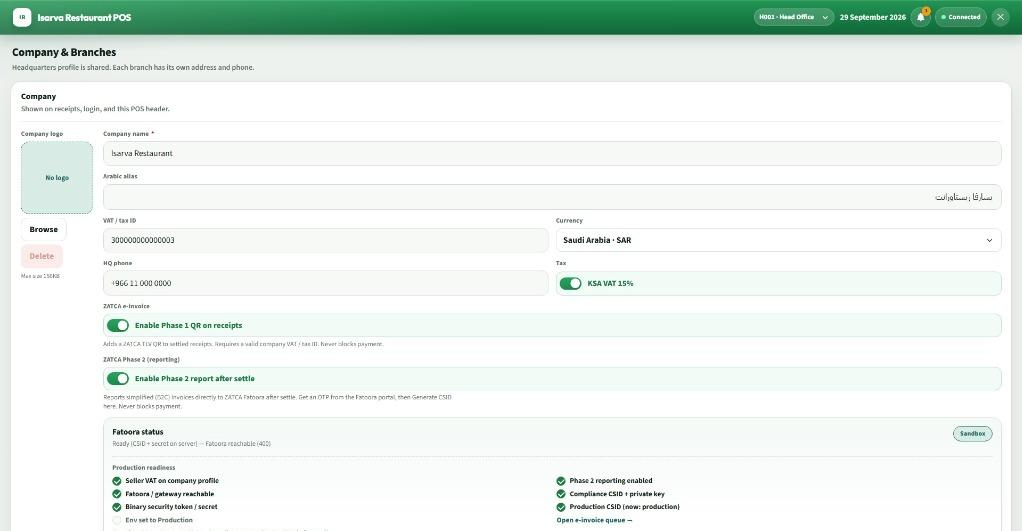
#> input picture scratch/crop_test.jpg, 1022 x 531 px
$ python -i composer.py   (imports and definitions only)
#> lines starting #> are read from the running program, lines starting #| are printed output that depends on the picture
"""
Slide Composer and Image Stitcher Engine
Executes in-memory fitting into PC hardware frames, typography layout, and resizing.
"""
import os
import io
from typing import List, Dict, Any, Optional, Tuple
from PIL import Image, ImageDraw, ImageFont
from .config import (
    SLIDE_WIDTH_PX, SLIDE_HEIGHT_PX,
    COLOR_BLUE, COLOR_GRAY, COLOR_DARK, COLOR_WHITE,
    PC_POS_X, PC_POS_Y,
    PC_SCREEN_X, PC_SCREEN_Y, PC_SCREEN_WIDTH, PC_SCREEN_HEIGHT,
    TEXT_COL_X, KICKER_Y, HEADING_Y, MAX_TEXT_WIDTH_PX,
    PC_FRAME_PATH, BG_CANVAS_PATH,
    FONT_REGULAR_PATH, FONT_SEMIBOLD_PATH
)

_cached_images = {}
_cached_fonts = {}

# [51 lines left out: functions get_cached_image, get_cached_font, clean_unicode_arrows, wrap_text, create_number_badge, not called in this run]

def fit_screen_into_pc_mockup(screen_img: Image.Image) -> Image.Image:
    frame = get_cached_image(PC_FRAME_PATH).copy()
    screen_rgba = screen_img.convert("RGBA") if screen_img.mode != "RGBA" else screen_img

    target_w = PC_SCREEN_WIDTH
    target_h = PC_SCREEN_HEIGHT

    fitted_screen = screen_rgba.resize((target_w, target_h), Image.Resampling.LANCZOS)
    frame.paste(fitted_screen, (PC_SCREEN_X, PC_SCREEN_Y))
    return frame

# [192 lines left out: functions compose_slide, compose_info_slide, resize_image, not called in this run]

>>> import cv2
>>> picture = cv2.imread('../../../scratch/crop_test.jpg', cv2.IMREAD_GRAYSCALE)
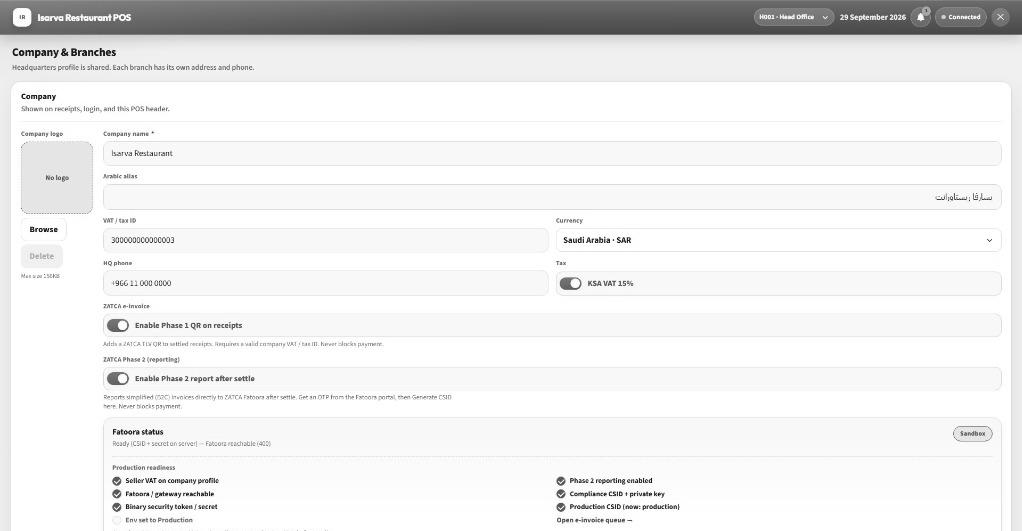
#> picture: shape (531, 1022); min 0, max 255, mean 237.3
#> (the run stopped early here; a loop or call above may not have finished)

$ run again, on scratch/catalog_main.jpg
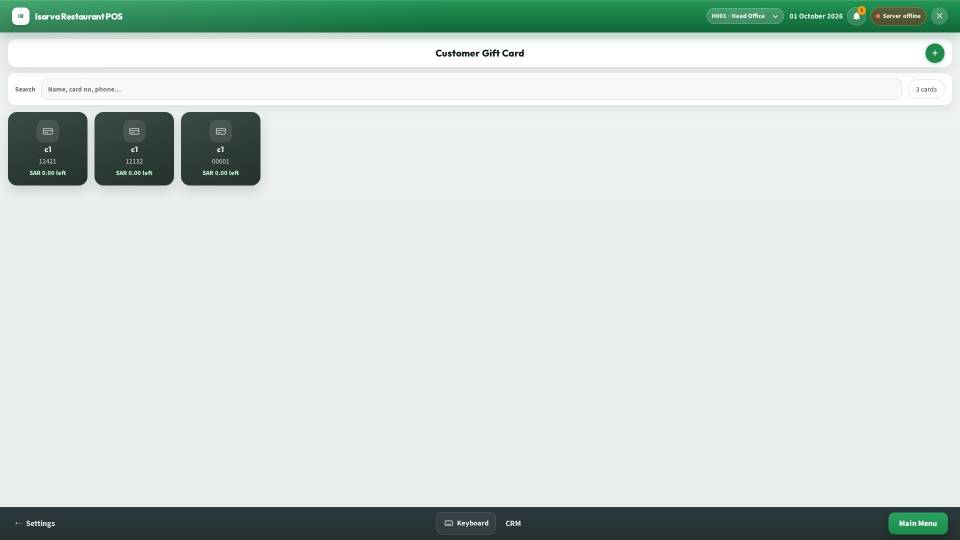
#> input picture scratch/catalog_main.jpg, 1920 x 1080 px (shown at 1/2 size)
#> `picture = cv2.imread('../../../scratch/crop_test.jpg', cv2.IMREAD_GRAY..`:
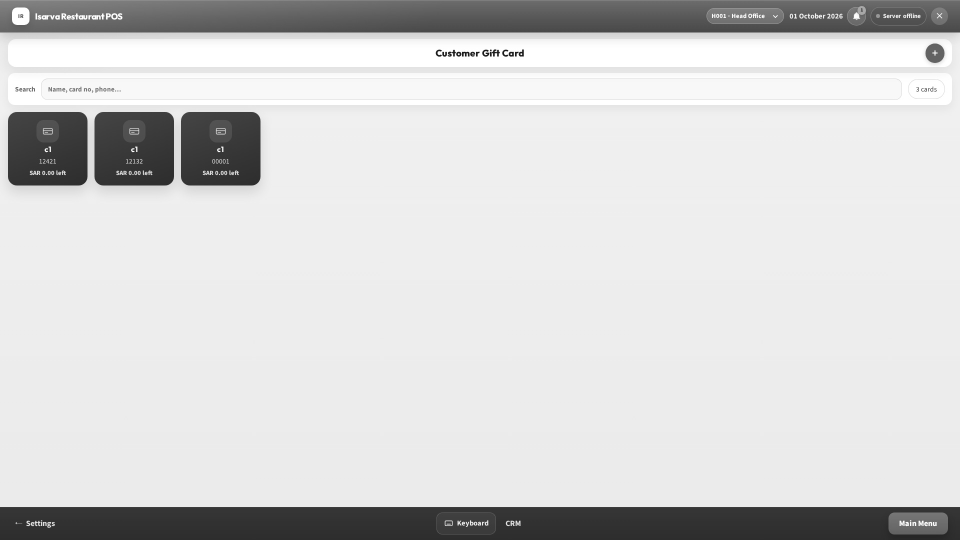
#> picture: shape (1080, 1920) (shown at 1/2 size); min 21, max 255, mean 212.5

$ run again, on scratch/crop_kot_row.jpg
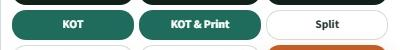
#> input picture scratch/crop_kot_row.jpg, 400 x 50 px
#> `picture = cv2.imread('../../../scratch/crop_test.jpg', cv2.IMREAD_GRAY..`:
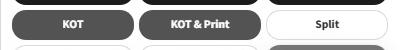
#> picture: shape (50, 400); min 0, max 255, mean 172.7
